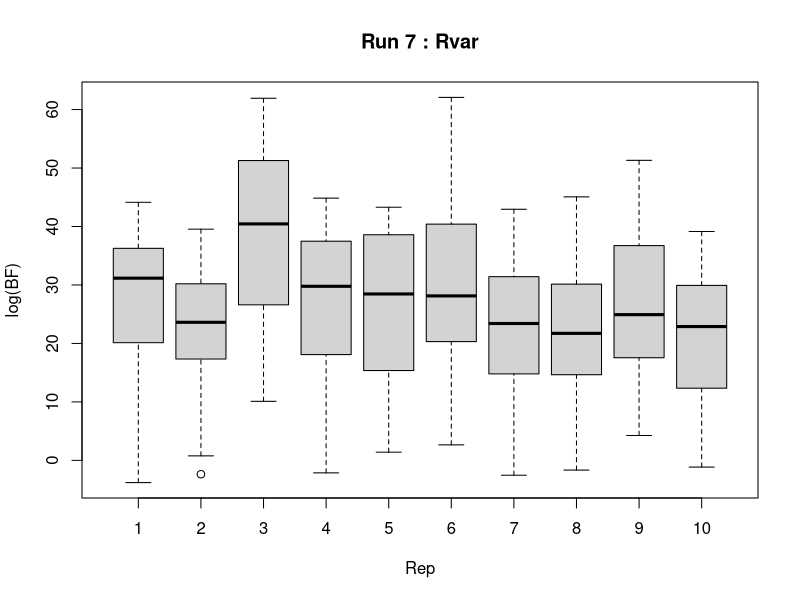
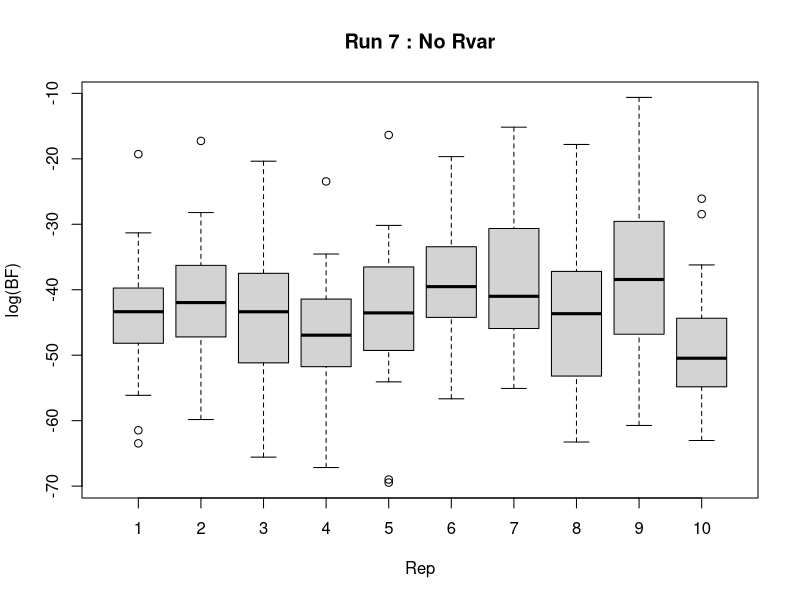
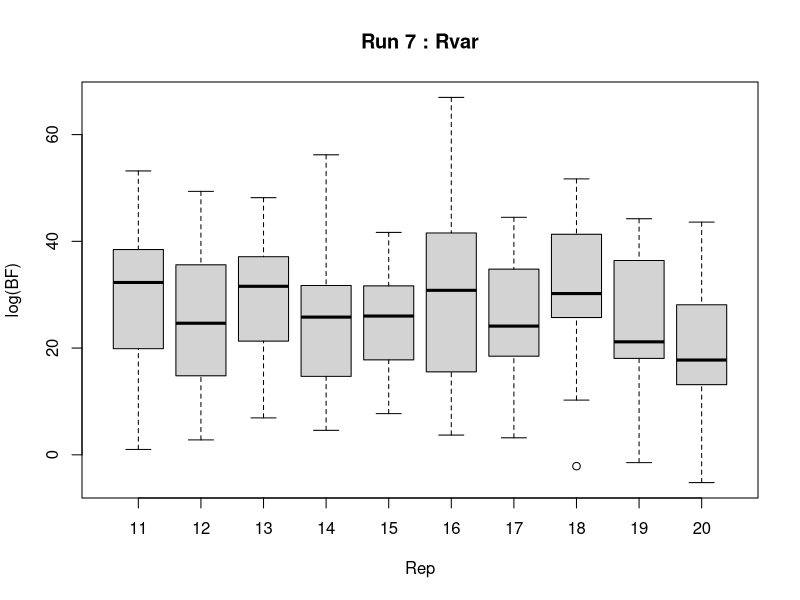
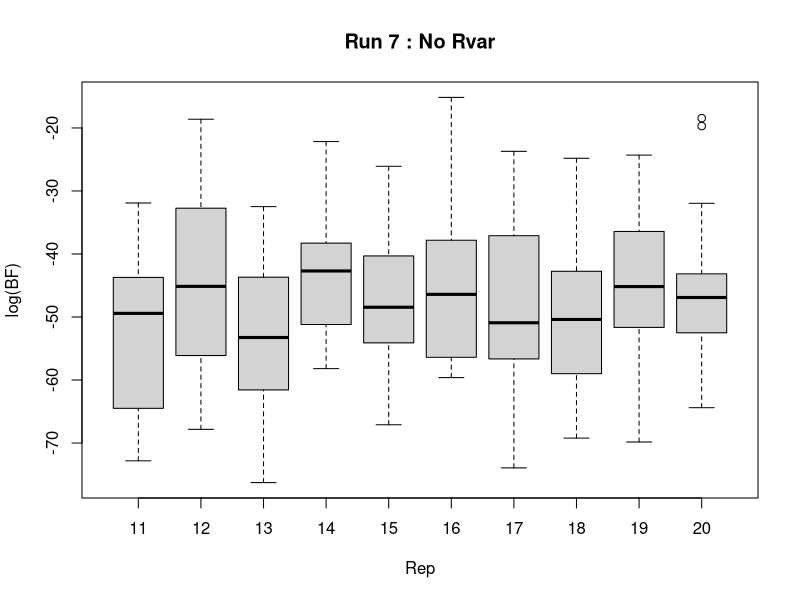
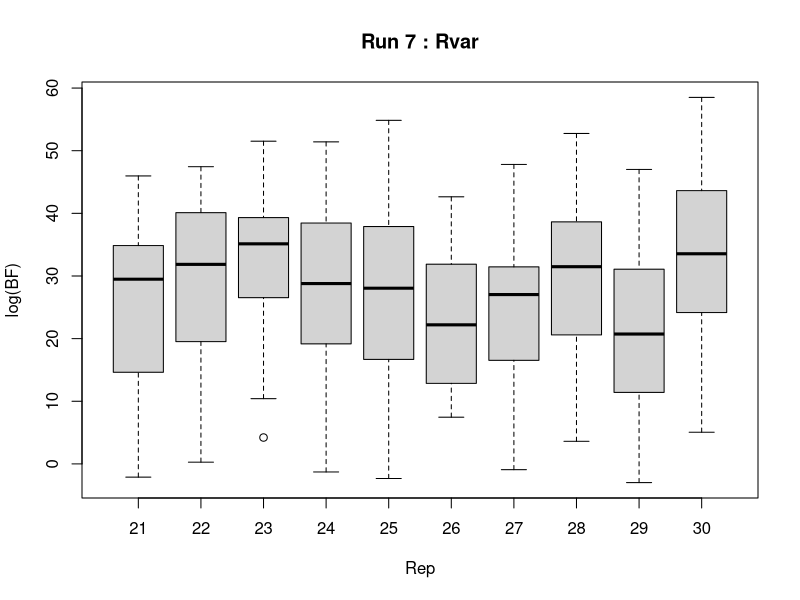
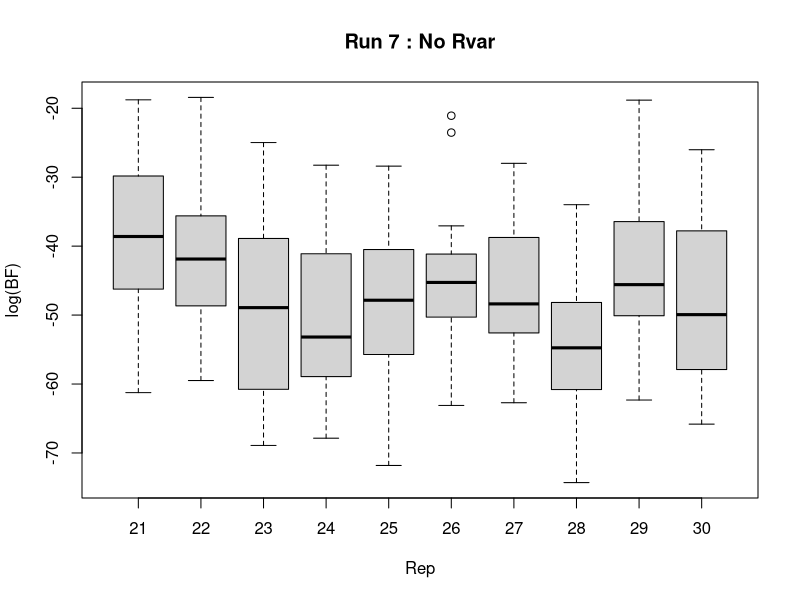
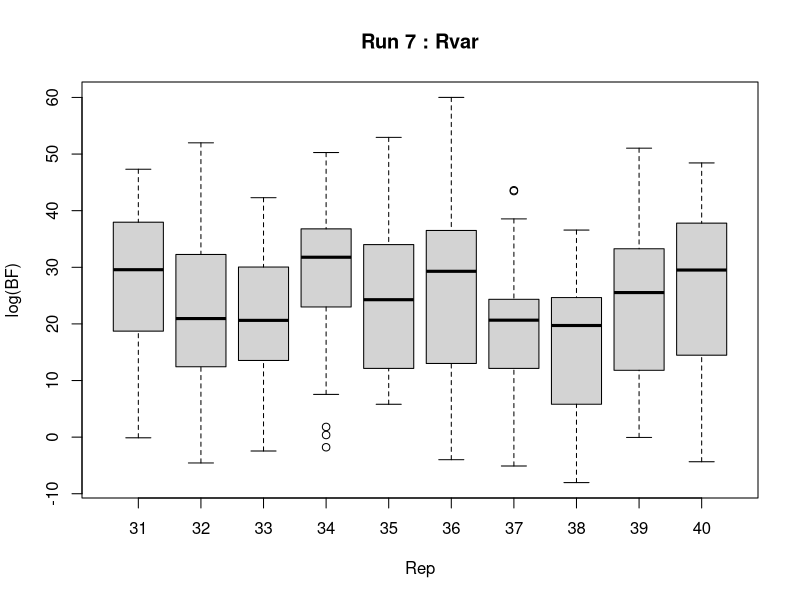
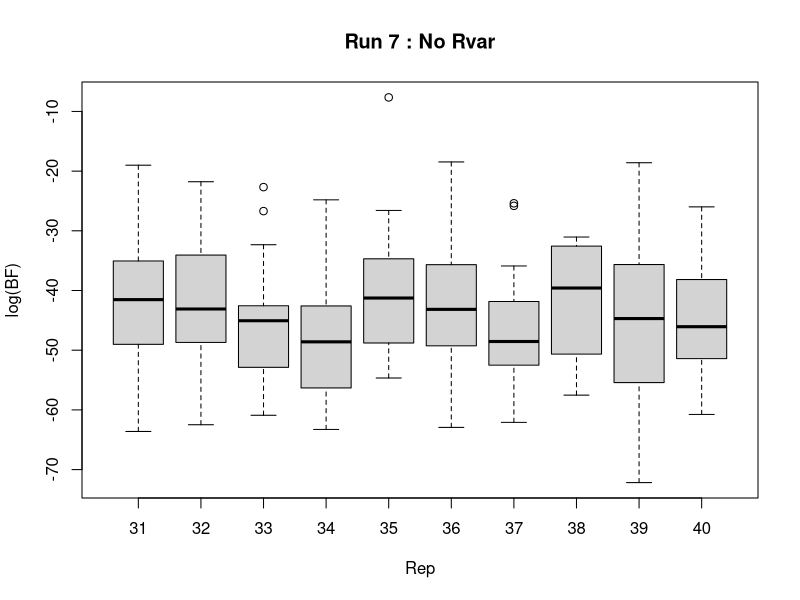

The R source for these figures, in order:
# Read the CSV output from the Bayes Factor simulation and produce histograms

setwd("C:\\Users\\ianmt\\Documents\\Git\\latentspace\\Results")

results <- read.csv("Bayes_Factor_Consistency.csv")
runs <- unique(results[,"run"])

pdf(file="Bayes_Factor_Consistency.pdf",width=8.5,height=5.5)
repsperplot <- 10

for (run in runs) {
  reps <- unique(results[results[,"run"] == run , "rep"])
  numreps <- max(reps)
  numplots <- ((numreps-1) %/% repsperplot) + 1
  ymin <- min(log(results[results[,"run"]==run,"bf_rvar"]),
              log(results[results[,"run"]==run,"bf_no_rvar"]))
  ymax <- min(max(log(results[results[,"run"]==run,"bf_rvar"]),
                  log(results[results[,"run"]==run,"bf_no_rvar"])),
              100)
  for (plot in 1:numplots) {
    plotidx <- (results[,"run"] == run) &
               (results[,"rep"] > repsperplot * (plot - 1)) &
               (results[,"rep"] <= repsperplot * plot)
    boxplot(log(bf_rvar)~rep, data=results[plotidx,], 
            main=paste("Run",run,": Rvar"), xlab="Rep", ylab="log(BF)")
    boxplot(log(bf_no_rvar)~rep, data=results[plotidx,], 
            main=paste("Run",run,": No Rvar"), xlab="Rep", ylab="log(BF)")
  }
}

dev.off()
